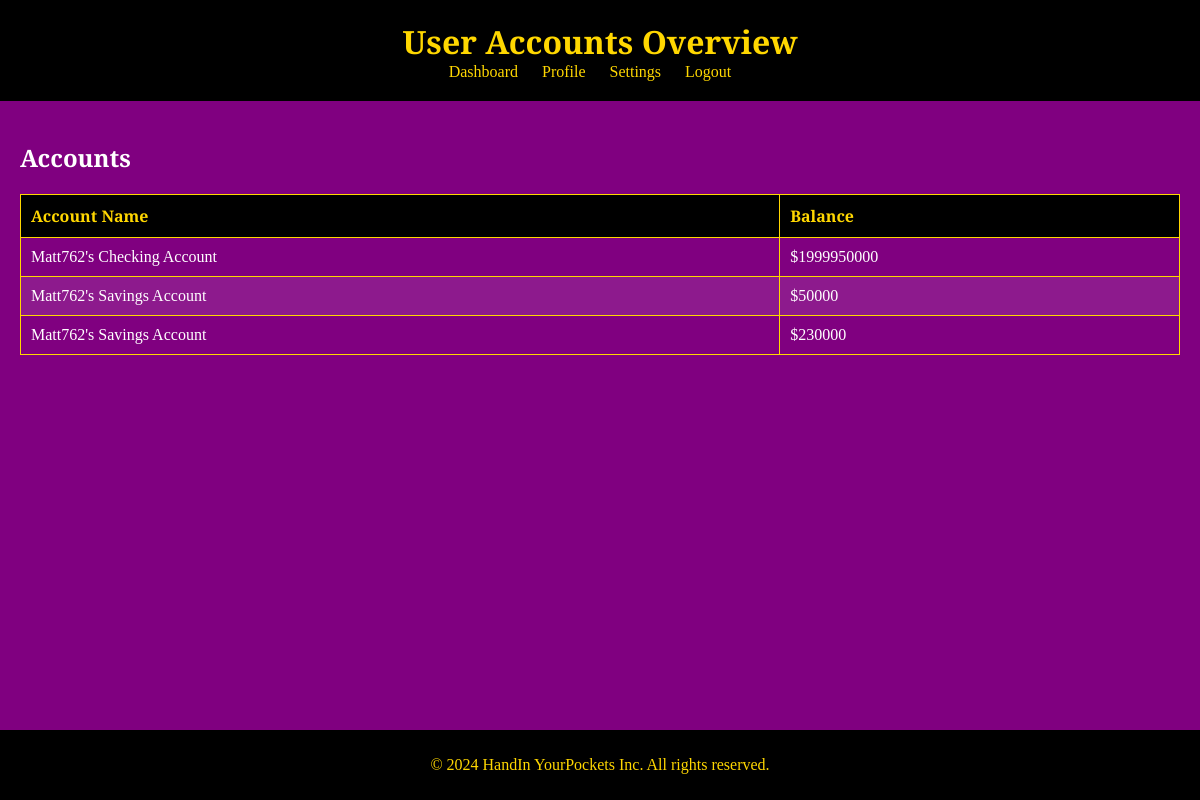
Screenshot of /viewUserAccounts/1 (signed in) with the database file from the repository.
### tables this page shows
CREATE TABLE "accounts" (
    account_id INTEGER PRIMARY KEY NOT NULL,
    user_id INTEGER NOT NULL,
    username VARCHAR(255) NOT NULL,
    account_name VARCHAR(255) NOT NULL,
    accountType VARCHAR(50) NOT NULL CHECK (accountType IN ('checking', 'savings')),
    current_balance DECIMAL(10, 2) NOT NULL,
    CONSTRAINT fk_user_id FOREIGN KEY (user_id) REFERENCES users(user_id),
    CONSTRAINT fk_username FOREIGN KEY (username) REFERENCES users(username)
);

### app.py (the view)
@app.route('/viewUserAccounts/<int:user_id>')
def view_user_accounts(user_id):
    if 'user_id' not in session or not is_admin(session['user_id']):
        flash('You must be an admin to view user accounts.', 'error')
        return redirect(url_for('login'))  # Redirect to the login page if not logged in or not an admin
    cursor = get_db().cursor()
    try:
        cursor.execute("SELECT account_name, current_balance FROM accounts WHERE user_id = ?", (user_id,))
        accounts = cursor.fetchall()  # Fetch all accounts associated with the specified user ID
        if not accounts:
            flash('No accounts found for this user.', 'info')  # Inform the user if no accounts are found
    except Exception as e:
        flash('An error occurred while retrieving the accounts.', 'error')
        print("Database error:", e)  # Log the error for debugging
        return redirect(url_for('dashboard'))  # Redirect to a safe page on error
    finally:
        cursor.close()  # Ensure the cursor is closed whether the operation was successful or not
    return render_template('viewAccounts.html', accounts=accounts)  # Pass the retrieved accounts to the template

### app.py (called while the page is built)
@app.after_request
def add_no_cache_headers(response):
    response.headers['Cache-Control'] = 'no-cache, no-store, must-revalidate'
    response.headers['Pragma'] = 'no-cache'
    response.headers['Expires'] = '0'
    return response

def is_admin(user_id):
    db = get_db()
    cursor = db.cursor()
    try:
        cursor.execute("SELECT is_admin FROM users WHERE user_id = ?", (user_id,))
        result = cursor.fetchone()
        return result is not None and result[0]  # Assumes is_admin is a boolean
    except Exception as e:
        print("Error checking admin status:", e)
        return False
    finally:
        cursor.close()

@app.teardown_appcontext
def close_connection(exception):
    db = getattr(g, 'FMS.db', None)
    if db is not None:
        db.close()

def get_db():
    db = getattr(g, 'FMS.db', None)
    if db is None:
        db = g._database = sqlite3.connect(app.config['DATABASE'])
        db.row_factory = sqlite3.Row
    return db

### templates/viewAccounts.html (shortened to what this page needs)
<!DOCTYPE html>
<html lang="en">
<head>
</head>
<body>
    <header>
        <h1>User Accounts Overview</h1>
        <nav>
            <ul>
                <li><a href="/dashboard">Dashboard</a></li>
                <li><a href="/profile">Profile</a></li>
                <li><a href="/settings">Settings</a></li>
                <li><a href="/logout" onclick="return confirm('Are you sure you want to log out?')">Logout</a></li>
            </ul>
        </nav>
    </header>
    <main>
        <h2>Accounts</h2>
        <table>
            <thead>
                <tr>
                    <th>Account Name</th>
                    <th>Balance</th>
                </tr>
            </thead>
            <tbody>
                {% for account in accounts %}
                <tr>
                    <td>{{ account[0] }}</td>
                    <td>${{ account[1] | round(2) }}</td>
                </tr>
                {% endfor %}
            </tbody>
        </table>
    </main>
    <footer>
        <p>&copy; 2024 HandIn YourPockets Inc. All rights reserved.</p>
    </footer>
</body>
</html>

### templates/viewAccounts.html (style rules this page uses)
body { font-family: 'Libre Baskerville', serif; margin: 0; padding: 0; box-sizing: border-box; background-color: purple; color: white; }
header { background-color: black; padding: 20px; text-align: center; color: gold; }
header h1 { margin: 0; }
nav ul { list-style-type: none; padding: 0; margin: 0; }
nav ul li { display: inline; margin-right: 20px; }
nav ul li a { text-decoration: none; color: gold; }
main { padding: 20px; min-height: calc(100vh - 140px); overflow-y: auto; }
footer { background-color: black; color: gold; text-align: center; padding: 10px 0; position: fixed; bottom: 0; width: 100%; }
table { width: 100%; border-collapse: collapse; margin-top: 20px; }
th, td { padding: 10px; border: 1px solid gold; text-align: left; }
th { background-color: black; color: gold; }
tr:nth-child(even) { background-color: rgba(255, 255, 255, 0.1); }

### rows the page displays
accounts: account_name "Matt762's Checking Account", current_balance "1999950000"
accounts: account_name "Matt762's Savings Account", current_balance "50000"
accounts: account_name "Matt762's Savings Account", current_balance "230000"
